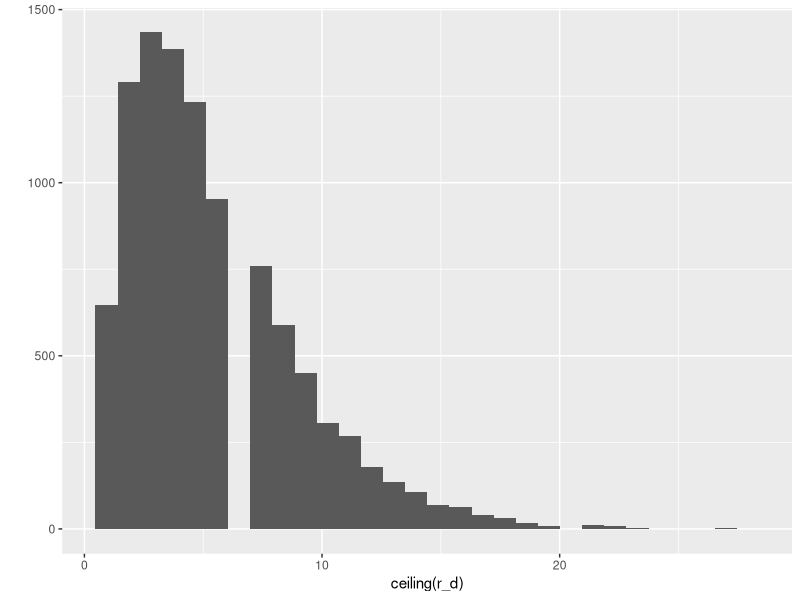

Generate this figure with R:
## ---- chunk 1
library(tidyverse)

# days to simulate
D <- 10000

mu <- 20

phi <- .25

# units of work per day
w <- 1 + rgeom(n = D, prob = 1/(mu))

# work content per unit of work (in working days). Work content is the inverse of resource capability c
y <- rexp(n = sum(w), rate = 1/phi)

# index of days for each y
i <- rep(1:D, w)

# performance standard
s = 2

sum_y_d <- tapply(X = y, INDEX = i, FUN = sum)

new_r_d <- sum_y_d/s

r_d <- map_dbl(1:D, function(d){
    
    sum(new_r_d[pmax(d-s+1,1):d])
    
    })

# qplot(1:D, ceiling(r_d), geom = 'step')

qplot(ceiling(r_d))

mean(r_d)
mu * phi

# our conjecture predicts s_0/s = r/r_0

r0 <- 4

mean(r_d/r0)

# in our to demonstrate the validity of the conjecture, we want to construct an algorithm that simulates the processing of workloads given an allocation of resources.

# let's create a resource that has 10 day blocks

worker_capacity <- rep(1,10)

# let's create some work that will take up some time

work_content <- rexp(100, rate = 1/.25)

# I need to step away and think about this for a bit.




